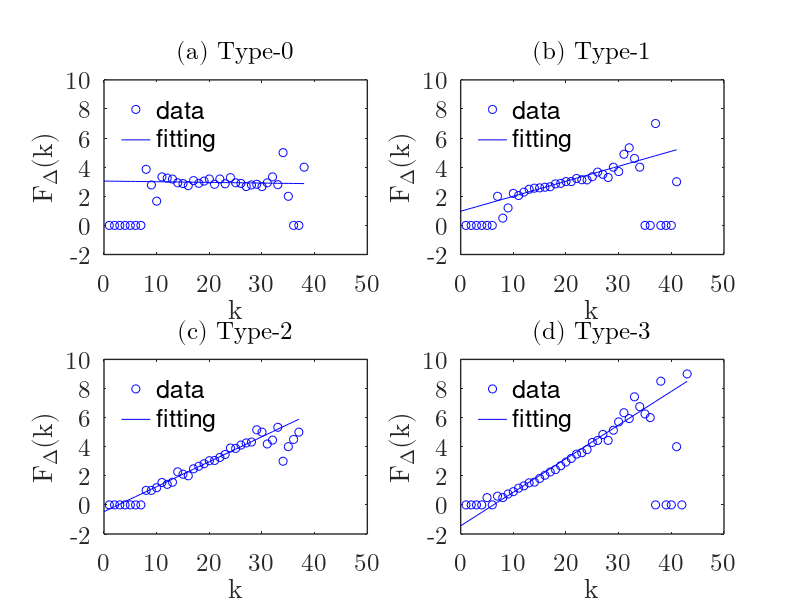
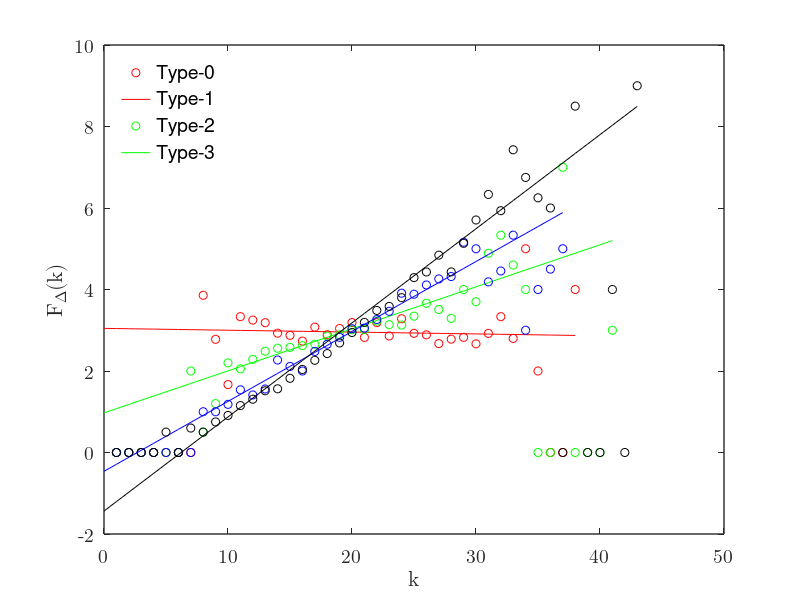

The MATLAB script that drew these images, in order:
clear all;
close all;
clc;

ER_k_max_0=load('ER_k_max_0.txt','\t');
ER_k_max_1=load('ER_k_max_1.txt','\t');
ER_k_max_2=load('ER_k_max_2.txt','\t');
ER_k_max_3=load('ER_k_max_3.txt','\t');

F0=load('F0.txt','\t');
F1=load('F1.txt','\t');
F2=load('F2.txt','\t');
F3=load('F3.txt','\t');

fit_F0=load('fit_F0.txt','\t');
fit_F1=load('fit_F1.txt','\t');
fit_F2=load('fit_F2.txt','\t');
fit_F3=load('fit_F3.txt','\t');

figure('Position', [100, 100, 1000, 1000]);

subplot(2, 2, 1);
plot(1:ER_k_max_0,F0,'bo',0:ER_k_max_0,fit_F0,'b');
box on;
set(gca, 'FontName', 'Cambria Math'); % 设置字体
set(gca, 'FontSize', 18); % 设置字体大小
set(gca, 'LineWidth', 1); % 设置边框大小
title('(a) Type-0','FontSize', 18);
axis([0 50 -2 10]);
xlabel('k', 'FontAngle', 'italic'), ylabel('F_{\Delta}(k)', 'FontAngle', 'italic');
legend('data','fitting','Location','northwest','Box','off','FontSize', 18);

subplot(2, 2, 2);
plot(1:ER_k_max_1,F1,'bo',0:ER_k_max_1,fit_F1,'b');
box on;
set(gca, 'FontName', 'Cambria Math'); % 设置字体
set(gca, 'FontSize', 18); % 设置字体大小
set(gca, 'LineWidth', 1); % 设置边框大小
title('(b) Type-1','FontSize', 18);
axis([0 50 -2 10]);
xlabel('k', 'FontAngle', 'italic'), ylabel('F_{\Delta}(k)', 'FontAngle', 'italic');
legend('data','fitting','Location','northwest','Box','off','FontSize', 18);

subplot(2, 2, 3);
plot(1:ER_k_max_2,F2,'bo',0:ER_k_max_2,fit_F2,'b');
box on;
set(gca, 'FontName', 'Cambria Math'); % 设置字体
set(gca, 'FontSize', 18); % 设置字体大小
set(gca, 'LineWidth', 1); % 设置边框大小
title('(c) Type-2','FontSize', 18);
axis([0 50 -2 10]);
xlabel('k', 'FontAngle', 'italic'), ylabel('F_{\Delta}(k)', 'FontAngle', 'italic');
legend('data','fitting','Location','northwest','Box','off','FontSize', 18);

subplot(2, 2, 4);
plot(1:ER_k_max_3,F3,'bo',0:ER_k_max_3,fit_F3,'b');
box on;
set(gca, 'FontName', 'Cambria Math'); % 设置字体
set(gca, 'FontSize', 18); % 设置字体大小
set(gca, 'LineWidth', 1); % 设置边框大小
title('(d) Type-3','FontSize', 18);
axis([0 50 -2 10]);
xlabel('k', 'FontAngle', 'italic'), ylabel('F_{\Delta}(k)', 'FontAngle', 'italic');
legend('data','fitting','Location','northwest','Box','off','FontSize', 18);

monitors = get(0, 'MonitorPositions');  % 获取显示器信息
primary_mon = monitors(1, :);           % 第一个显示器
new_width = 1000;
new_height = 1000;
new_x = primary_mon(1) + (primary_mon(3) - new_width)/2;
new_y = primary_mon(2) + (primary_mon(4) - new_height)/2;
set(gcf, 'Position', [new_x, new_y, new_width, new_height]);

figure(2);
hold on;
plot(1:ER_k_max_0,F0,'ro',0:ER_k_max_0,fit_F0,'r');
plot(1:ER_k_max_1,F1,'go',0:ER_k_max_1,fit_F1,'g');
plot(1:ER_k_max_2,F2,'bo',0:ER_k_max_2,fit_F2,'b');
plot(1:ER_k_max_3,F3,'ko',0:ER_k_max_3,fit_F3,'k');
box on;
set(gca, 'FontName', 'Cambria Math'); % 设置字体
set(gca, 'FontSize', 14); % 设置字体大小
set(gca, 'LineWidth', 1); % 设置边框大小
% title('(d) Type-3','FontSize', 14);
axis([0 50 -2 10]);
xlabel('k', 'FontAngle', 'italic'), ylabel('F_{\Delta}(k)', 'FontAngle', 'italic');
legend('Type-0','Type-1','Type-2','Type-3','Location','northwest','Box','off','FontSize', 14);